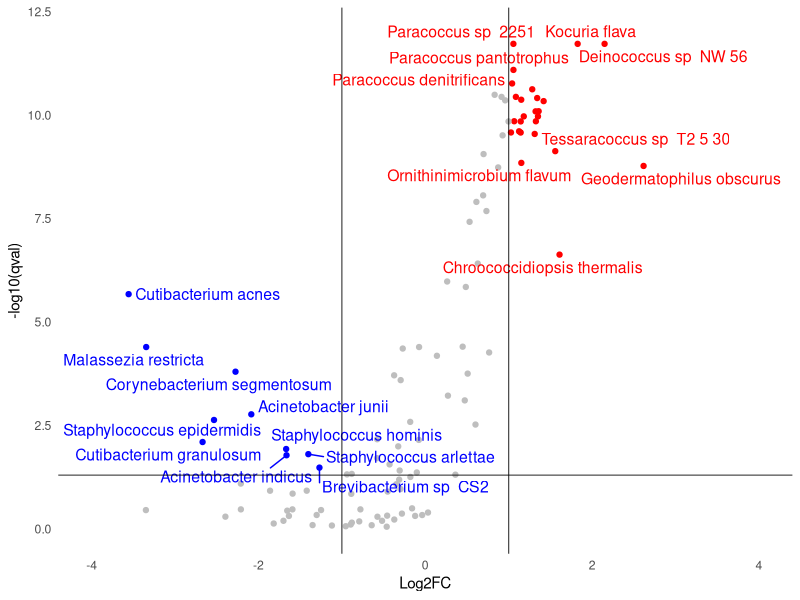
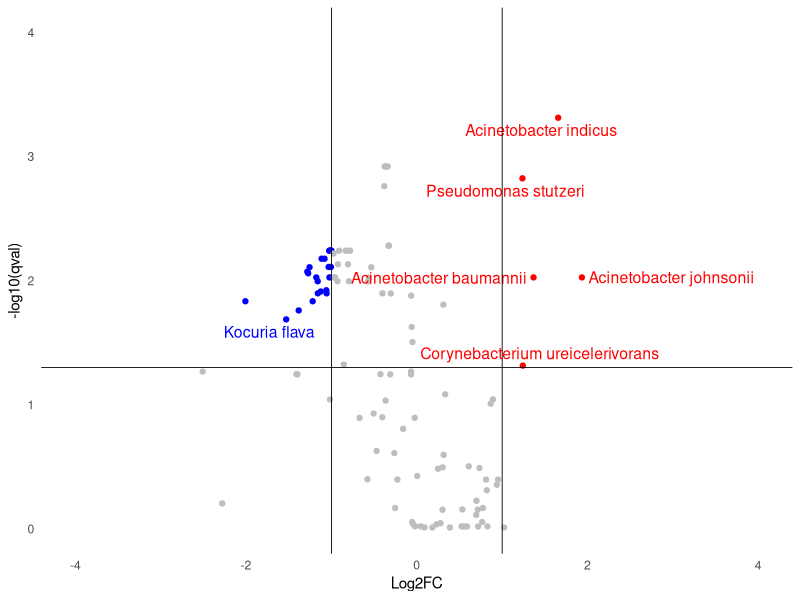
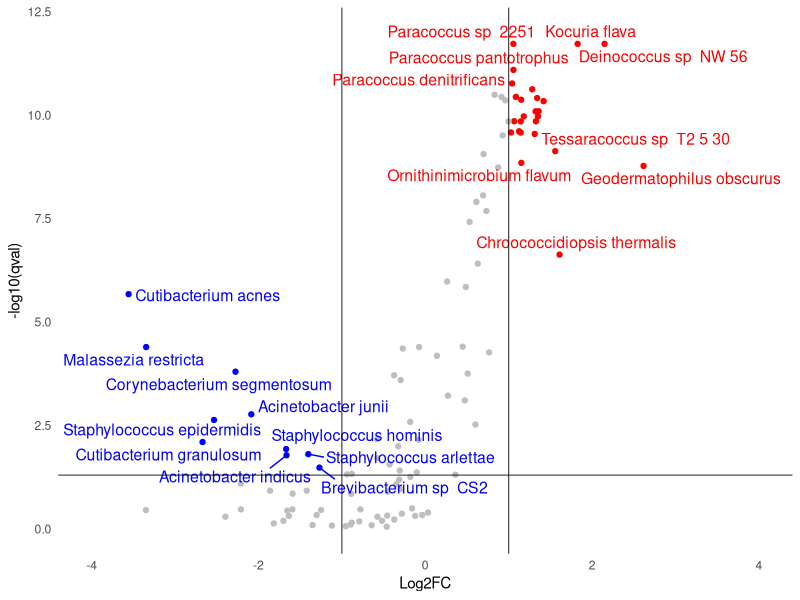
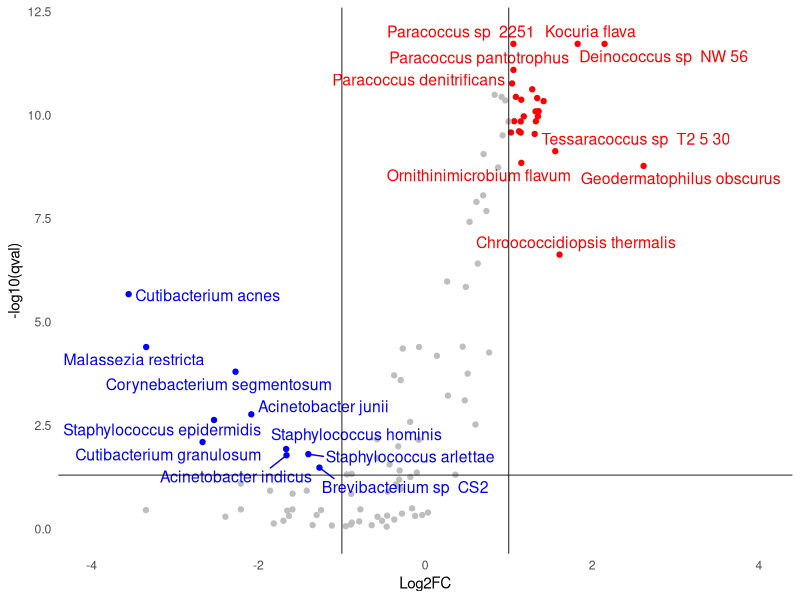
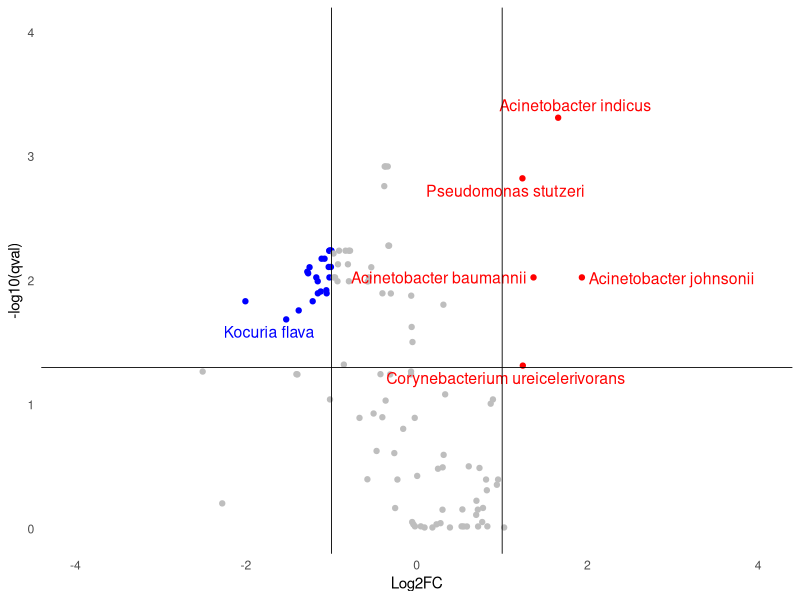
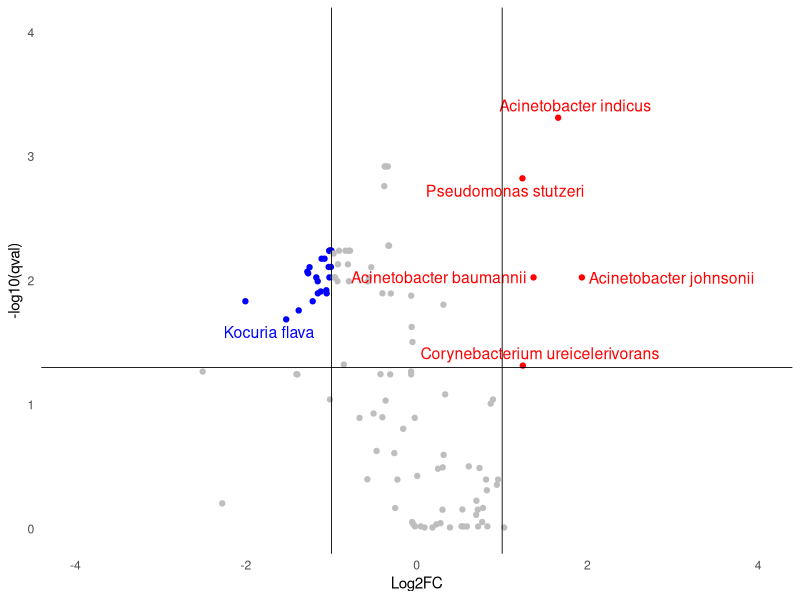

The R script that drew these images, in order:
## ---- chunk 1
library(ggplot2)
library(ggrepel)

## ---- chunk 2
valcano_plot = function(data, save_table = FALSE, file_name = "dummy.csv", y_max = 12){
  data$diffexpressed <- "NO"
  # if log2Foldchange > 0.6 and pvalue < 0.05, set as "UP" 
  data$diffexpressed[data$Log2FC > 1 & data$qval < 0.05] <- "UP"
  # if log2Foldchange < -0.6 and pvalue < 0.05, set as "DOWN"
  data$diffexpressed[data$Log2FC < -1 & data$qval < 0.05] <- "DOWN"
  
  data$delabel <- NA
  data$delabel[data$diffexpressed != "NO"] <- data$feature [data$diffexpressed != "NO"]
  data$delabel = gsub("\\.", " ", data$delabel)
  
  p = ggplot(data=data, aes(x=Log2FC, y=-log10(qval), col=diffexpressed, label=delabel)) +
        geom_point() + 
        theme_minimal() +
        geom_text_repel(size = 4) +
        scale_color_manual(values=c("blue", "gray", "red")) +
        geom_vline(xintercept=c(-1, 1), col="black",  size = 0.3) +
        geom_hline(yintercept=-log10(0.05), col="black",  size = 0.3) +
        xlim(-4,4) +
        ylim(0,y_max) +
        #ylim(0,4) +
        theme(legend.position = "none",
              panel.grid.major = element_blank(),  # Remove major grid lines
              panel.grid.minor = element_blank())  # Remove minor grid lines)
        #scale_x_continuous(breaks = NULL) + 
        #scale_y_continuous(breaks = NULL) 
        #element_blank()
        #ggtitle("Class") 
  print("outside")
  if(save_table){
    print("inside")
    data = subset(data, diffexpressed != 'NO')
    write.csv(data, file = file_name)
  }
  return (p)
}
## ---- chunk 3

species_data = read.csv("../results/chennai_kiosk_species_abd_0.001/valcano_species.csv",sep = ",")


pp = valcano_plot(species_data, save_table = FALSE)
pp
ggsave( "../figures/Figure_4A.png" ,pp, dpi = 600 )
ggsave( "../figures/Figure_4A.pdf" ,pp, dpi = 600 )
## ---- chunk 4

species_data = read.csv("../results/chennai_Rod_species_abd_0.001/valcano_species.csv",sep = ",")

pp = valcano_plot(species_data, save_table = FALSE, y_max = 4)
pp
ggsave( "../figures/Figure_4B.png" ,pp, dpi = 600 )
ggsave( "../figures/Figure_4B.pdf" ,pp, dpi = 600 )
